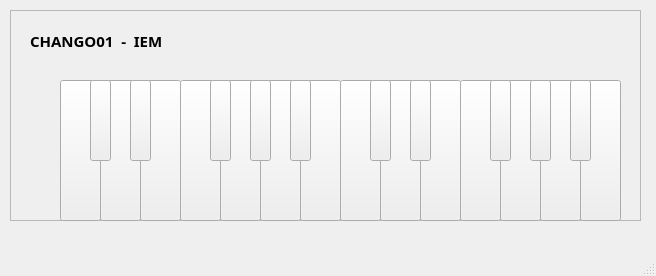
<?xml version="1.0" encoding="UTF-8"?>
<ui version="4.0">
 <class>MainWindow</class>
 <widget class="QMainWindow" name="MainWindow">
  <property name="geometry">
   <rect>
    <x>0</x>
    <y>0</y>
    <width>656</width>
    <height>276</height>
   </rect>
  </property>
  <property name="windowTitle">
   <string>MainWindow</string>
  </property>
  <widget class="QWidget" name="centralwidget">
   <widget class="QFrame" name="frame">
    <property name="geometry">
     <rect>
      <x>10</x>
      <y>10</y>
      <width>631</width>
      <height>211</height>
     </rect>
    </property>
    <property name="frameShape">
     <enum>QFrame::StyledPanel</enum>
    </property>
    <property name="frameShadow">
     <enum>QFrame::Raised</enum>
    </property>
    <widget class="QPushButton" name="do0">
     <property name="geometry">
      <rect>
       <x>50</x>
       <y>70</y>
       <width>41</width>
       <height>141</height>
      </rect>
     </property>
     <property name="text">
      <string/>
     </property>
    </widget>
    <widget class="QPushButton" name="re0">
     <property name="geometry">
      <rect>
       <x>90</x>
       <y>70</y>
       <width>41</width>
       <height>141</height>
      </rect>
     </property>
     <property name="text">
      <string/>
     </property>
    </widget>
    <widget class="QPushButton" name="mi0">
     <property name="geometry">
      <rect>
       <x>130</x>
       <y>70</y>
       <width>41</width>
       <height>141</height>
      </rect>
     </property>
     <property name="text">
      <string/>
     </property>
    </widget>
    <widget class="QPushButton" name="fa0">
     <property name="geometry">
      <rect>
       <x>170</x>
       <y>70</y>
       <width>41</width>
       <height>141</height>
      </rect>
     </property>
     <property name="text">
      <string/>
     </property>
    </widget>
    <widget class="QPushButton" name="sol0">
     <property name="geometry">
      <rect>
       <x>210</x>
       <y>70</y>
       <width>41</width>
       <height>141</height>
      </rect>
     </property>
     <property name="text">
      <string/>
     </property>
    </widget>
    <widget class="QPushButton" name="la0">
     <property name="geometry">
      <rect>
       <x>250</x>
       <y>70</y>
       <width>41</width>
       <height>141</height>
      </rect>
     </property>
     <property name="text">
      <string/>
     </property>
    </widget>
    <widget class="QPushButton" name="si0">
     <property name="geometry">
      <rect>
       <x>290</x>
       <y>70</y>
       <width>41</width>
       <height>141</height>
      </rect>
     </property>
     <property name="text">
      <string/>
     </property>
    </widget>
    <widget class="QPushButton" name="do1">
     <property name="geometry">
      <rect>
       <x>330</x>
       <y>70</y>
       <width>41</width>
       <height>141</height>
      </rect>
     </property>
     <property name="text">
      <string/>
     </property>
    </widget>
    <widget class="QPushButton" name="re1">
     <property name="geometry">
      <rect>
       <x>370</x>
       <y>70</y>
       <width>41</width>
       <height>141</height>
      </rect>
     </property>
     <property name="text">
      <string/>
     </property>
    </widget>
    <widget class="QPushButton" name="mi1">
     <property name="geometry">
      <rect>
       <x>410</x>
       <y>70</y>
       <width>41</width>
       <height>141</height>
      </rect>
     </property>
     <property name="text">
      <string/>
     </property>
    </widget>
    <widget class="QPushButton" name="doS0">
     <property name="geometry">
      <rect>
       <x>80</x>
       <y>70</y>
       <width>21</width>
       <height>81</height>
      </rect>
     </property>
     <property name="text">
      <string/>
     </property>
    </widget>
    <widget class="QPushButton" name="reS0">
     <property name="geometry">
      <rect>
       <x>120</x>
       <y>70</y>
       <width>21</width>
       <height>81</height>
      </rect>
     </property>
     <property name="text">
      <string/>
     </property>
    </widget>
    <widget class="QPushButton" name="faS0">
     <property name="geometry">
      <rect>
       <x>200</x>
       <y>70</y>
       <width>21</width>
       <height>81</height>
      </rect>
     </property>
     <property name="text">
      <string/>
     </property>
    </widget>
    <widget class="QPushButton" name="solS0">
     <property name="geometry">
      <rect>
       <x>240</x>
       <y>70</y>
       <width>21</width>
       <height>81</height>
      </rect>
     </property>
     <property name="text">
      <string/>
     </property>
    </widget>
    <widget class="QPushButton" name="laS0">
     <property name="geometry">
      <rect>
       <x>280</x>
       <y>70</y>
       <width>21</width>
       <height>81</height>
      </rect>
     </property>
     <property name="text">
      <string/>
     </property>
    </widget>
    <widget class="QPushButton" name="doS1">
     <property name="geometry">
      <rect>
       <x>360</x>
       <y>70</y>
       <width>21</width>
       <height>81</height>
      </rect>
     </property>
     <property name="text">
      <string/>
     </property>
    </widget>
    <widget class="QPushButton" name="reS1">
     <property name="geometry">
      <rect>
       <x>400</x>
       <y>70</y>
       <width>21</width>
       <height>81</height>
      </rect>
     </property>
     <property name="text">
      <string/>
     </property>
    </widget>
    <widget class="QPushButton" name="fa1">
     <property name="geometry">
      <rect>
       <x>450</x>
       <y>70</y>
       <width>41</width>
       <height>141</height>
      </rect>
     </property>
     <property name="text">
      <string/>
     </property>
    </widget>
    <widget class="QPushButton" name="sol1">
     <property name="geometry">
      <rect>
       <x>490</x>
       <y>70</y>
       <width>41</width>
       <height>141</height>
      </rect>
     </property>
     <property name="text">
      <string/>
     </property>
    </widget>
    <widget class="QPushButton" name="la1">
     <property name="geometry">
      <rect>
       <x>530</x>
       <y>70</y>
       <width>41</width>
       <height>141</height>
      </rect>
     </property>
     <property name="text">
      <string/>
     </property>
    </widget>
    <widget class="QPushButton" name="si1">
     <property name="geometry">
      <rect>
       <x>570</x>
       <y>70</y>
       <width>41</width>
       <height>141</height>
      </rect>
     </property>
     <property name="text">
      <string/>
     </property>
    </widget>
    <widget class="QPushButton" name="faS1">
     <property name="geometry">
      <rect>
       <x>480</x>
       <y>70</y>
       <width>21</width>
       <height>81</height>
      </rect>
     </property>
     <property name="text">
      <string/>
     </property>
    </widget>
    <widget class="QPushButton" name="solS1">
     <property name="geometry">
      <rect>
       <x>520</x>
       <y>70</y>
       <width>21</width>
       <height>81</height>
      </rect>
     </property>
     <property name="text">
      <string/>
     </property>
    </widget>
    <widget class="QPushButton" name="laS1">
     <property name="geometry">
      <rect>
       <x>560</x>
       <y>70</y>
       <width>21</width>
       <height>81</height>
      </rect>
     </property>
     <property name="text">
      <string/>
     </property>
    </widget>
    <widget class="QLabel" name="label">
     <property name="geometry">
      <rect>
       <x>20</x>
       <y>10</y>
       <width>131</width>
       <height>41</height>
      </rect>
     </property>
     <property name="font">
      <font>
       <family>Yu Gothic UI Semibold</family>
       <pointsize>11</pointsize>
       <weight>75</weight>
       <bold>true</bold>
      </font>
     </property>
     <property name="text">
      <string>CHANGO01  -  IEM</string>
     </property>
    </widget>
   </widget>
  </widget>
  <widget class="QStatusBar" name="statusbar"/>
 </widget>
 <resources/>
 <connections/>
</ui>
